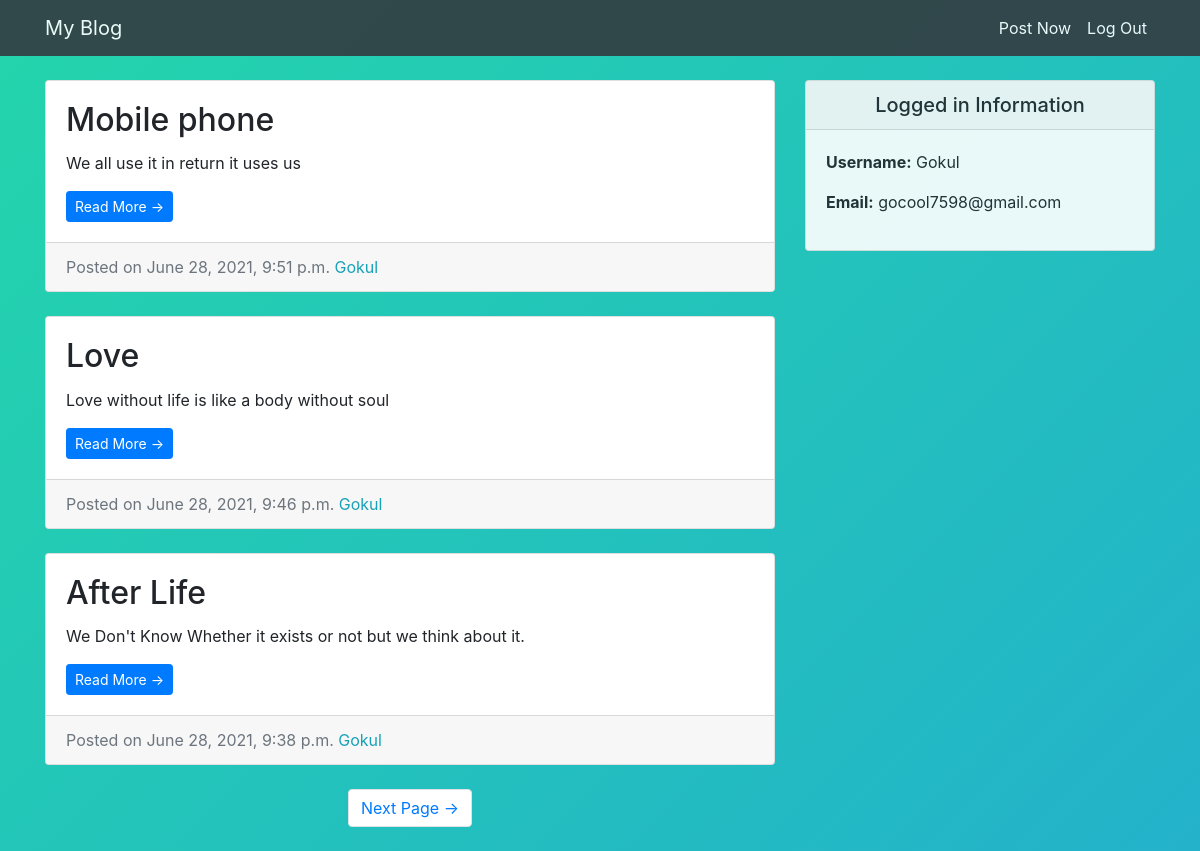
The app's page / (signed in) with its own data.
### post/models.py (models this page shows, shortened)
class Entry(models.Model):
    title = models.CharField(max_length=50)
    text = models.TextField()
    date = models.DateTimeField(auto_now_add=True)
    author = models.ForeignKey(User, on_delete=models.CASCADE)
    class Meta:
        verbose_name_plural = "Entries"

### post/views.py (the view)
# urls.py: path('', HomeView.as_view(), name= 'home'),
class HomeView(LoginRequiredMixin,ListView):
    model = Entry
    template_name = 'post/index.html'
    context_object_name = "blog_entries"
    ordering = ['-date']
    paginate_by = 3

### templates/post/index.html (shortened to what this page needs)
{% extends "post/base.html" %}
{% block content %}
<div class="col-md-8">
    {% for entry in blog_entries %}
    <div class="card mb-4 mt-4">
        <div class="card-body">
            <h2 class="card-title">{{ entry.title }}</h2>
            <p class="card-text">{{ entry.text|truncatechars:100 }}</p>
            <a href="{% url 'entry_detail' entry.pk %}" class="btn btn-primary btn-sm">Read More &rarr;</a>
        </div>
        <div class="card-footer text-muted">
            Posted on {{ entry.date }}
            <span class="text-info mr-2">{{ entry.author }}</span>
        </div>
    </div>
    {% endfor %}
    {% if is_paginated %}
    <ul class="pagination justify-content-center mb-4">
        {% if page_obj.has_next %}
        <li class="page-item">
            <a class="page-link" href="?page={{ page_obj.next_page_number }}">Next Page &rarr;</a>
        </li>
        {% endif %}
    </ul>
    {% endif %}
</div>
{% endblock %}

### templates/post/base.html (shortened to what this page needs)
<!DOCTYPE html>
{% load static %}
<html lang="en">
<head>
  <link href="{% static 'post/vendor/bootstrap/css/bootstrap.min.css' %}" rel="stylesheet">
  <link href="{% static 'post/css/blog-home.css' %}" rel="stylesheet">
  <link href="{% static 'users/master1.css' %}" rel="stylesheet">
</head>
<body>
  <nav class="navbar navbar-expand-lg navbar-dark bg-dark fixed-top" style="opacity: .9;">
    <div class="container">
      <a class="navbar-brand text-white" href="#">My Blog</a>
      <div class="collapse navbar-collapse" id="navbarResponsive">
        <ul class="navbar-nav ml-auto">
          <li class="nav-item">
            <a class="nav-link text-white" href="{% url 'create' %}">Post Now</a>
          </li>
          <li class="nav-item">
            <a class="nav-link text-white" href="{% url 'logout' %}">Log Out</a>
          </li>
        </ul>
      </div>
    </div>
  </nav>
  <div class="container" >
    <div class="row">
      {% block content %} {% endblock %}
      <div class="col-md-4" style="opacity: .9;">
        <div class="card my-4" >
          <h5 class="card-header text-center">Logged in Information</h5>
          <div class="card-body">
            <ul class="list-unstyled mb-0">
              <li>
                <p> <strong>Username:</strong> {{user.username}} </p>
              </li>
              <li>
                <p> <strong>Email:</strong> {{user.email}}</p>
              </li>
            </ul>
          </div>
        </div>
      </div>
    </div>
  </div>
</body>
</html>

### static/post/css/blog-home.css (style rules this page uses)
body { padding-top: 56px; }

### static/users/master1.css (style rules this page uses)
body { background: linear-gradient(-45deg, #ee7752, #e73c7e, #23a6d5, #23d5ab); background-size: 400% 400%; animation: gradient 15s ease infinite; }

### records on screen
Entry: title "Mobile phone", text "We all use it in return it uses us", date "June 28, 2021, 9:51 p.m.", author "Gokul"
Entry: title "Love", text "Love without life is like a body without soul", date "June 28, 2021, 9:46 p.m.", author "Gokul"
Entry: title "After Life", text "We Don't Know Whether it exists or not but we think about it.", date "June 28, 2021, 9:38 p.m.", author "Gokul"

### other values on screen
{{ user.username }} "Gokul"
{{ user.email }} "gocool7598@gmail.com"
